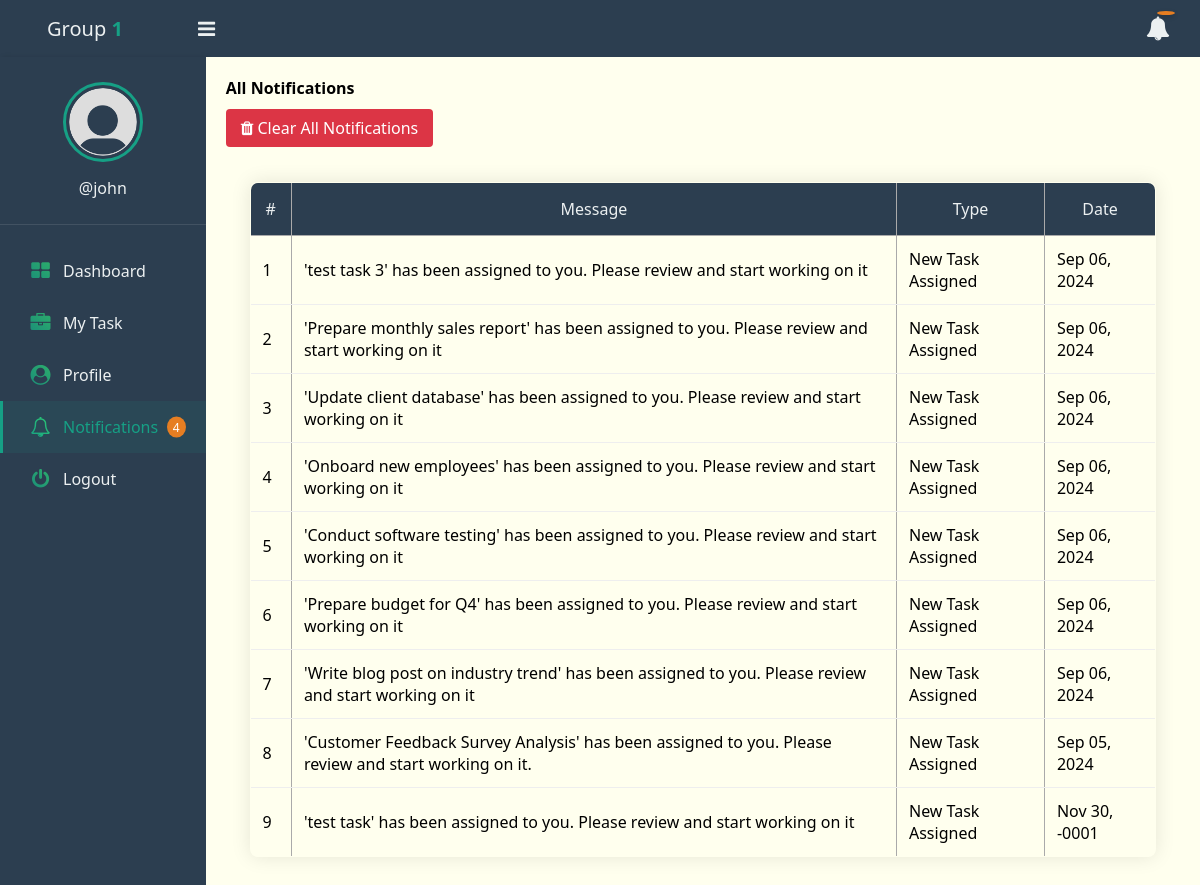
Page /notifications.php (signed in) on the committed database.
### tables this page shows
CREATE TABLE `notifications` (
  `id` int(11) NOT NULL,
  `message` text NOT NULL,
  `recipient` int(11) NOT NULL,
  `type` varchar(50) NOT NULL,
  `date` date NOT NULL DEFAULT current_timestamp(),
  `is_read` tinyint(1) DEFAULT 0
);

### app/Model/Notification.php (called while the page is built, shortened)
<?php
if (!function_exists('get_notifications')) {
    function get_all_my_notifications($conn, $id)
    {
        $sql = "SELECT * FROM notifications WHERE recipient = ? ORDER BY date DESC";
        $stmt = $conn->prepare($sql);
        $stmt->execute([$id]);
        if ($stmt->rowCount() > 0) {
            $notifications = $stmt->fetchAll();
        } else {
            $notifications = 0;
        }
        return $notifications;
    }
}

### notifications.php (the view, shortened to what this page needs)
<?php
if (isset($_SESSION['role']) && isset($_SESSION['id'])) {
	include "DB_connection.php";
	include "app/Model/Notification.php";
	include "app/Model/User.php";
	$notifications = get_all_my_notifications($conn, $_SESSION['id']);
} else {
	header("Location: login.php");
	exit();
}
?>
<!DOCTYPE html>
<html>
<head>
	<link rel="stylesheet" href="https://stackpath.bootstrapcdn.com/font-awesome/4.7.0/css/font-awesome.min.css">
	<link rel="stylesheet" href="css/style.css">
</head>
<body>
	<?php include "inc/header.php" ?>
	<div class="body">
		<?php include "inc/nav.php" ?>
		<section class="section-1">
			<h4 class="title">All Notifications</h4>
			<?php if ($notifications != 0) { ?>
				<a href="notifications.php?clear_all=1" class="clear-btn" onclick="return confirm('Are you sure you want to clear all notifications?');">
					<i class="fa fa-trash"></i> Clear All Notifications
				</a>
				<table class="main-table">
					<tr>
						<th>#</th>
						<th>Message</th>
						<th>Type</th>
						<th>Date</th>
					</tr>
					<?php $i = 0;
					foreach ($notifications as $notification) { ?>
						<tr>
							<td><?= ++$i ?></td>
							<td><?= $notification['message'] ?></td>
							<td><?= $notification['type'] ?></td>
							<td><?php
								$date = new DateTime($notification['date']);
								echo $date->format('M d, Y');
								?></td>
						</tr>
					<?php } ?>
				</table>
			<?php } else { ?>
				<h3>You have zero notification</h3>
			<?php } ?>
		</section>
	</div>
</body>
</html>

### css/style.css (style rules this page uses)
* { padding: 0; margin: 0; box-sizing: border-box; font-family: 'Segoe UI', Arial, sans-serif; transition: all 0.3s ease; }
:root { --primary: #2C3E50; --secondary: #16A085; --accent: #E67E22; --light: #ECF0F1; --danger: #E74C3C; --success: #27AE60; --text-dark: #2C3E50; --text-light: #ECF0F1; }
.body { display: flex; }
.section-1 { padding: 20px; background: #f8f9fa; min-height: 100vh; }
.section-1 .title { margin-bottom: 10px; }
.section-1 { width: 100%; background: #ffe; }
.main-table, .main-table tr, .main-table th, .main-table td { border: 1px solid #aaa; border-collapse: collapse; padding: 7px; }
.main-table { width: 95%; margin: 20px auto; border-radius: 8px; overflow: hidden; box-shadow: 0 0 20px rgba(0,0,0,0.1); }
.main-table th { background: var(--primary); color: var(--text-light); padding: 15px; font-weight: 500; }
.main-table td { padding: 12px; border-bottom: 1px solid #eee; }

### notifications.php (style rules this page uses)
.clear-btn { background-color: #dc3545; color: white; padding: 8px 15px; border: none; border-radius: 4px; cursor: pointer; text-decoration: none; display: inline-block; margin-bottom: 15px; }

### rows in the picture
notifications: message "'test task 3' has been assigned to you. Please review and start working on it", type "New Task Assigned", date "Sep 06, 2024"
notifications: message "'Prepare monthly sales report' has been assigned to you. Please review and start working on it", type "New Task Assigned", date "Sep 06, 2024"
notifications: message "'Update client database' has been assigned to you. Please review and start working on it", type "New Task Assigned", date "Sep 06, 2024"
notifications: message "'Onboard new employees' has been assigned to you. Please review and start working on it", type "New Task Assigned", date "Sep 06, 2024"
notifications: message "'Conduct software testing' has been assigned to you. Please review and start working on it", type "New Task Assigned", date "Sep 06, 2024"
notifications: message "'Prepare budget for Q4' has been assigned to you. Please review and start working on it", type "New Task Assigned", date "Sep 06, 2024"
notifications: message "'Write blog post on industry trend' has been assigned to you. Please review and start working on it", type "New Task Assigned", date "Sep 06, 2024"
notifications: message "'Customer Feedback Survey Analysis' has been assigned to you. Please review and start working on it.", type "New Task Assigned", date "Sep 05, 2024"
notifications: message "'test task' has been assigned to you. Please review and start working on it", type "New Task Assigned", date "Nov 30, -0001"

### other values in the picture
$_SESSION['username'] "john"
$unread_count "4"
